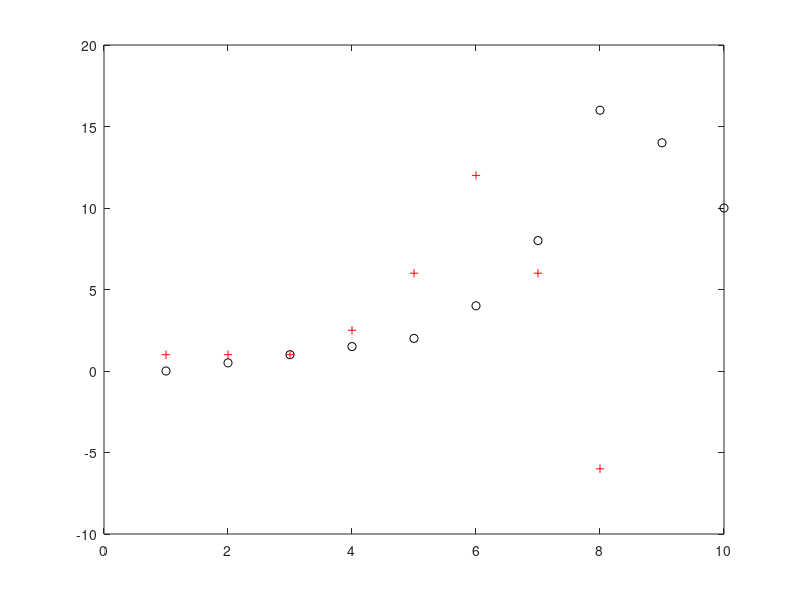

Write the MATLAB code that produced this figure.
x=[0 .5 1 1.5 2 4 8 16 14 10];

figure(1)
plot(x,'ko');

dx=[-1 0 1];
y=conv(x,-dx);
y=y(2:length(y)-1);

hold
plot(y(2:length(y)-1),'r+');